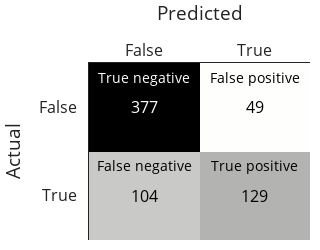

The notebook cell saved with this chart:
### Code cell
import plotly.figure_factory as ff

fig = ff.create_annotated_heatmap(
    z=mat,
    x=["False", "True"],
    y=["False", "True"],
    showscale=False,
    colorscale=px.colors.sequential.gray_r,
)
fig.update_layout(font=dict(size=16), width=300, height=250)

# Add Labels
fig.add_annotation(
    x=0,
    y=0,
    text="True negative",
    yshift=30,
    showarrow=False,
    font=dict(color="white", size=14),
)
fig.add_annotation(
    x=1,
    y=0,
    text="False positive",
    yshift=30,
    showarrow=False,
    font=dict(color="black", size=14),
)
fig.add_annotation(
    x=0,
    y=1,
    text="False negative",
    yshift=30,
    showarrow=False,
    font=dict(color="black", size=14),
)
fig.add_annotation(
    x=1,
    y=1,
    text="True positive",
    yshift=30,
    showarrow=False,
    font=dict(color="black", size=14),
)

fig.update_xaxes(title="Predicted")
fig.update_yaxes(title="Actual", autorange="reversed")

### Figure 1 — Plotly figure (JSON) as saved in the notebook; plotly's stock layout.template omitted (floating-point values rounded to 4 significant figures)
{"data": [{"colorscale": [[0, "rgb(254, 254, 253)"], [0.09091, "rgb(224, 224, 223)"], [0.1818, "rgb(197, 197, 195)"], [0.2727, "rgb(171, 171, 170)"], [0.3636, "rgb(146, 146, 145)"], [0.4545, "rgb(124, 123, 122)"], [0.5455, "rgb(102, 101, 101)"], [0.6364, "rgb(81, 80, 80)"], [0.7273, "rgb(59, 59, 59)"], [0.8182, "rgb(38, 38, 38)"], [0.9091, "rgb(16, 16, 16)"], [1, "rgb(0, 0, 0)"]], "reversescale": false, "showscale": false, "type": "heatmap", "x": ["False", "True"], "y": ["False", "True"], "z": [[377, 49], [104, 129]]}], "layout": {"annotations": [{"font": {"color": "#FFFFFF"}, "showarrow": false, "text": "377", "x": "False", "xref": "x", "y": "False", "yref": "y"}, {"font": {"color": "#000000"}, "showarrow": false, "text": "49", "x": "True", "xref": "x", "y": "False", "yref": "y"}, {"font": {"color": "#000000"}, "showarrow": false, "text": "104", "x": "False", "xref": "x", "y": "True", "yref": "y"}, {"font": {"color": "#000000"}, "showarrow": false, "text": "129", "x": "True", "xref": "x", "y": "True", "yref": "y"}, {"font": {"color": "white", "size": 14}, "showarrow": false, "text": "True negative", "x": 0, "y": 0, "yshift": 30}, {"font": {"color": "black", "size": 14}, "showarrow": false, "text": "False positive", "x": 1, "y": 0, "yshift": 30}, {"font": {"color": "black", "size": 14}, "showarrow": false, "text": "False negative", "x": 0, "y": 1, "yshift": 30}, {"font": {"color": "black", "size": 14}, "showarrow": false, "text": "True positive", "x": 1, "y": 1, "yshift": 30}], "font": {"size": 16}, "height": 250, "width": 300, "xaxis": {"autorange": true, "dtick": 1, "gridcolor": "rgb(0, 0, 0)", "range": [-0.5, 1.5], "side": "top", "ticks": "", "title": {"text": "Predicted"}, "type": "category"}, "yaxis": {"autorange": true, "dtick": 1, "range": [1.5, -0.5], "ticks": "", "ticksuffix": "  ", "title": {"text": "Actual"}, "type": "category"}}}
